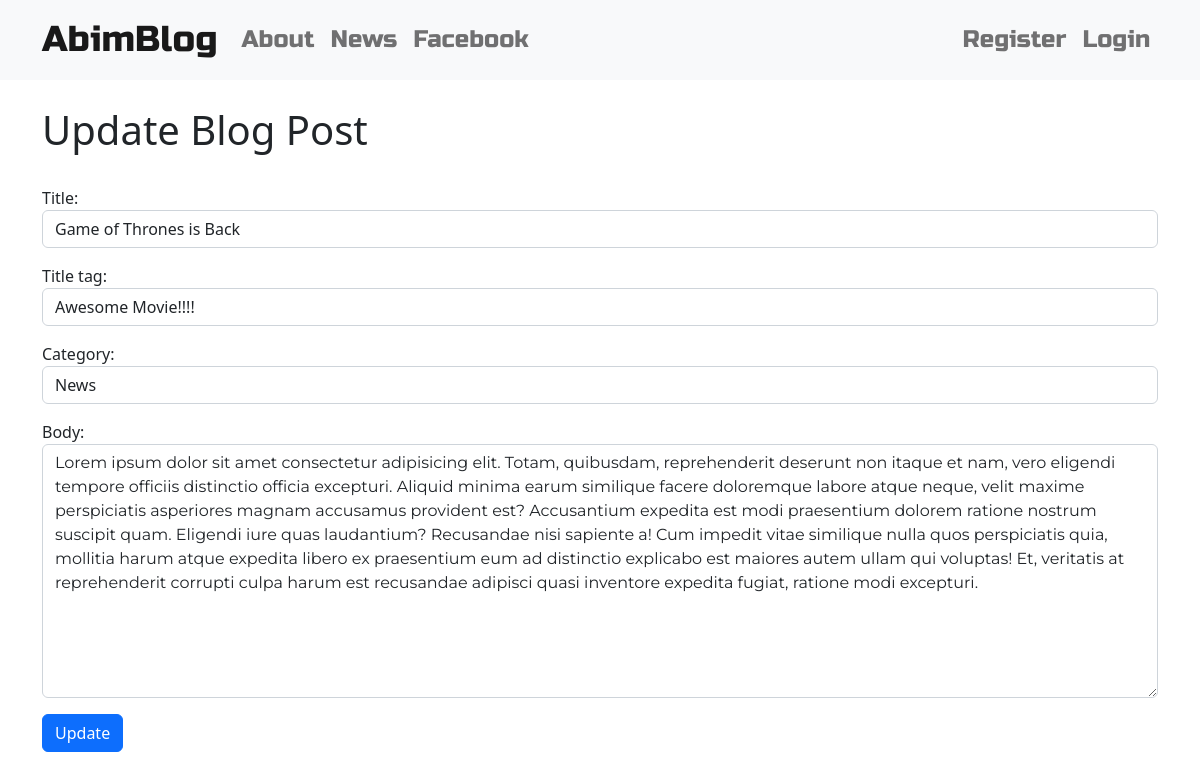
Page /post/update/1/ on the committed database.
### blog/models.py (models this page shows, shortened)
class Post(models.Model):
    title = models.CharField(max_length=200)
    title_tag = models.CharField(max_length=200)
    author = models.ForeignKey(User, on_delete=models.CASCADE)
    body = models.TextField()
    category = models.CharField(max_length=200, default='Uncategorized')
    created = models.DateTimeField(auto_now_add=True)
    pub_date = models.DateTimeField(null=True, blank=True)
    updated = models.DateTimeField(auto_now=True)

### blog/views.py (the view)
# urls.py: path('post/update/<int:pk>/', views.PostUpdateView.as_view(), name='edit-post'),
class PostUpdateView(UpdateView):
    model = Post
    form_class  = EditForm
    template_name = 'blog/update_post.html'

### blog/forms.py
class EditForm(forms.ModelForm):
    class Meta:
        model = Post
        fields = ('title', 'title_tag', 'category', 'body')
        widgets = {
            'title':forms.TextInput(attrs={'class':'form-control'}),
            'title_tag':forms.TextInput(attrs={'class':'form-control'}),
            'category':forms.Select({'class':'form-control'}, choices=choice_list),
            'body':forms.Textarea(attrs={'class':'form-control editable medium-editor-textarea postcontent'}),
        }

### blog/templates/blog/update_post.html (shortened to what this page needs)
{% extends 'base.html' %}
{% block content %}
<div>
    <h1 class="pt-3">Update Blog Post</h1>
    <br>
<div class="form-group editable post-form">
    <form method="post" action="">
        {{ form.as_p }}
        <button class="btn btn-primary" type="submit">Update</button>
    </form>
</div>
</div>
{% endblock %}

### blog/static/blog/css/style.css (style rules this page uses)
.postcontent { font-family: 'Montserrat'; font-size: 1em; }
.loader { filter:hue-rotate(0deg); color:linear-gradient(45deg,#0f8,#08f); animation:hue 10000ms infinite linear; }

### rows in the picture
Post: title "Game of Thrones is Back", title_tag "Awesome Movie!!!!", category "News", body "Lorem ipsum dolor sit amet consectetur adipisicing elit. Totam, quibusdam, reprehenderit deserunt non itaque et nam, vero eligendi tempore officiis distinctio officia excepturi. Aliquid minima earum similique facere doloremque labore atque neque, velit maxime perspiciatis asperiores magnam accusamus provident est? Accusantium expedita est modi praesentium dolorem ratione nostrum suscipit quam. Eligendi iure quas laudantium? Recusandae nisi sapiente a! Cum impedit vitae similique nulla quos perspiciatis quia, mollitia harum atque expedita libero ex praesentium eum ad distinctio explicabo est maiores autem ullam qui voluptas! Et, veritatis at reprehenderit corrupti culpa harum est recusandae…"
